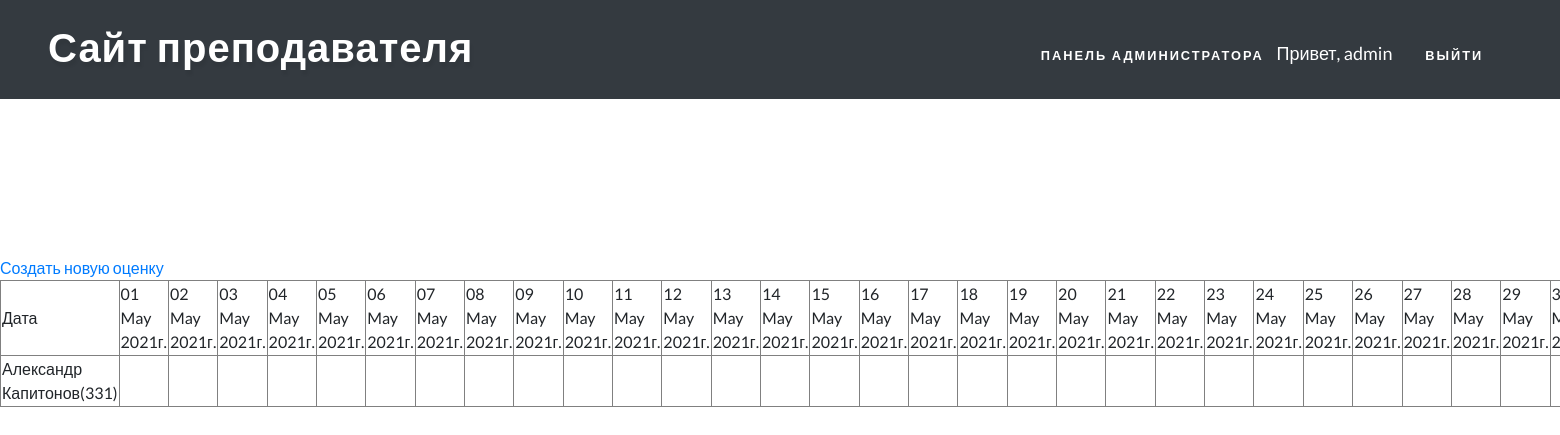
/pp0201/students_marks/ (signed in), run on the app's committed database.
### my_sait/models.py (models this page shows, shortened)
class UserProfile(AbstractUser):
	name = models.CharField('Имя', max_length=100)
	surname = models.CharField('Фамилия', max_length=100)
	username = models.CharField(blank=True, null=True, max_length=150)
	group = models.OneToOneField(Groups, verbose_name='Группа', unique=False, blank=True, null=True, on_delete=models.PROTECT)
	email = models.EmailField('Почта', max_length=100, unique=True)
	password1 = models.CharField('Пароль1', max_length=100)
	password2 = models.CharField('Пароль2', max_length=100)
	USERNAME_FIELD = 'email'
	REQUIRED_FIELDS = ['name', 'surname', 'username', 'group']
	class Meta:
		verbose_name = "Пользователь"
		verbose_name_plural = 'Пользователи'

class Groups(models.Model):
	code = models.IntegerField("Код группы", default=None, unique=False, blank=True, null=True)
	def __str__(self):
		return str(self.code)
	class Meta:
		verbose_name = "Группа"
		verbose_name_plural = 'Группы'

### my_sait/decorators.py (the view)
        def wrapper_func(request, *args, **kwargs):
            group = None
            if request.user.groups.exists():
                group = request.user.groups.all()[0].name
            if group in allowed_roles:
                return view_func(request, *args, **kwargs)
            else:
                return HttpResponse('Вы не имеете доступа к данной странице')

### my_sait/views.py (called while the page is built)
def days_cur_month(strdate):
    locale.setlocale(locale.LC_ALL, "")
    m = datetime.now().month
    y = datetime.now().year
    ndays = (date(y, m + 1, 1) - date(y, m, 1)).days
    d1 = date(y, m, 1)
    d2 = date(y, m, ndays)
    delta = d2 - d1
    return [(d1 + timedelta(days=i)).strftime(strdate) for i in range(delta.days + 1)]

### templates/admin-items/pp0201/marks/pp0201_marks_list.html (shortened to what this page needs)
{% extends 'base.html' %}
{% block content %}
    <a href="{% url 'admin-pp0201_students_marks_create' %}"> Создать новую оценку</a>
    <table border="1px">
        <tr><td>Дата</td>
            {% for date in delta_date %}
                <td>{{ date }}</td>
            {% endfor %}
        </tr>
    {% for student in students %}
        <tr><td>{{ student.name }} {{ student.surname }}({{ student.group }})</td>
        {% for date in date_days  %}
            <td>
                </td>
        {% endfor %}
        </tr>
    {% endfor %}
    </table>
{% endblock %}

### templates/accounts/navbar_admin.html (shortened to what this page needs)
{% load static %}
<nav class="navbar navbar-expand-lg navbar-dark bg-dark">
    {% if request.user.is_staff %}
        <li><a href="{% url 'admin:index' %}" style="color: rgb(255, 255, 255); font-weight: 700; text-transform: uppercase;">Панель администратора</a></li>
    {% endif %}
    <span class="hello-msg">Привет, {{ request.user.name }}</span>
    <span><a class="hello-msg" href="{% url 'logout' %}">Выйти</a></span>
</nav>

### static/css/style.css (style rules this page uses)
html, body { margin: 0; font-size: 100%; background: #fff; font-family: 'Lato', sans-serif; scroll-behavior: smooth; }
body a { text-decoration: none; transition: 0.5s all; -webkit-transition: 0.5s all; -moz-transition: 0.5s all; -o-transition: 0.5s all; -ms-transition: 0.5s all; }
nav { margin: 0; padding: 0; }
nav:after { content: ""; display: table; clear: both; }
nav ul li { display: inline-block; float: left; }
.menu li a { font-weight: 700; font-size: 0.8em; letter-spacing: 2px; padding-left: 0; padding-right: 0; padding: 10px 0; margin: 0px 1em; color: #fff; text-transform: uppercase; -webkit-transition: 0.5s all ease; -moz-transition: 0.5s all ease; -o-transition: 0.5s all ease; -ms-transition: 0.5s all ease; }
li > a:only-child:after { content: ''; }

### templates/accounts/navbar_admin.html (style rules this page uses)
.hello-msg { font-size: 18px; color: #fff; margin-right: 20px; }

### data on the page
UserProfile: user.name "admin"
UserProfile: name "Александр", surname "Капитонов", group "331"

### other printed values
{{ date }} "01 May 2021г." "02 May 2021г." "03 May 2021г." "04 May 2021г." "05 May 2021г." "06 May 2021г." "07 May 2021г." "08 May 2021г." "09 May 2021г." "10 May 2021г." "11 May 2021г." "12 May 2021г." "13 May 2021г." "14 May 2021г." "15 May 2021г." "16 May 2021г." "17 May 2021г." "18 May 2021г." "19 May 2021г." "20 May 2021г." "21 May 2021г." "22 May 2021г." "23 May 2021г." "24 May 2021г." "25 May 2021г." "26 May 2021г." "27 May 2021г." "28 May 2021г." "29 May 2021г."
